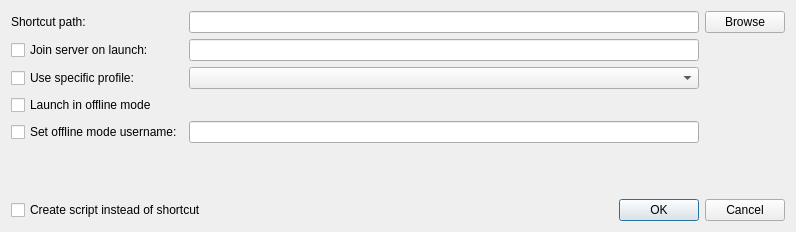
<?xml version="1.0" encoding="UTF-8"?>
<ui version="4.0">
 <class>CreateShortcutDialog</class>
 <widget class="QDialog" name="CreateShortcutDialog">
  <property name="geometry">
   <rect>
    <x>0</x>
    <y>0</y>
    <width>796</width>
    <height>232</height>
   </rect>
  </property>
  <property name="minimumSize">
   <size>
    <width>796</width>
    <height>230</height>
   </size>
  </property>
  <property name="windowTitle">
   <string>Create Shortcut</string>
  </property>
  <layout class="QVBoxLayout" name="verticalLayout_2">
   <item>
    <layout class="QGridLayout" name="gridLayout">
     <property name="sizeConstraint">
      <enum>QLayout::SetDefaultConstraint</enum>
     </property>
     <item row="3" column="0">
      <widget class="QCheckBox" name="launchOfflineCheckBox">
       <property name="text">
        <string>Launch in offline mode</string>
       </property>
      </widget>
     </item>
     <item row="0" column="0">
      <widget class="QLabel" name="shortcutPathLabel">
       <property name="text">
        <string>Shortcut path:</string>
       </property>
      </widget>
     </item>
     <item row="0" column="2">
      <widget class="QPushButton" name="shortcutPathBrowse">
       <property name="text">
        <string>Browse</string>
       </property>
      </widget>
     </item>
     <item row="0" column="1">
      <widget class="QLineEdit" name="shortcutPath"/>
     </item>
     <item row="2" column="1">
      <widget class="QComboBox" name="profileComboBox"/>
     </item>
     <item row="4" column="1">
      <widget class="QLineEdit" name="offlineUsername"/>
     </item>
     <item row="4" column="0">
      <widget class="QCheckBox" name="offlineUsernameCheckBox">
       <property name="text">
        <string>Set offline mode username:</string>
       </property>
      </widget>
     </item>
     <item row="1" column="0">
      <widget class="QCheckBox" name="joinServerCheckBox">
       <property name="text">
        <string>Join server on launch:</string>
       </property>
      </widget>
     </item>
     <item row="2" column="0">
      <widget class="QCheckBox" name="useProfileCheckBox">
       <property name="text">
        <string>Use specific profile:</string>
       </property>
      </widget>
     </item>
     <item row="1" column="1">
      <widget class="QLineEdit" name="joinServer"/>
     </item>
    </layout>
   </item>
   <item>
    <spacer name="verticalSpacer">
     <property name="orientation">
      <enum>Qt::Vertical</enum>
     </property>
     <property name="sizeHint" stdset="0">
      <size>
       <width>0</width>
       <height>0</height>
      </size>
     </property>
    </spacer>
   </item>
   <item>
    <layout class="QHBoxLayout" name="horizontalLayout">
     <property name="bottomMargin">
      <number>0</number>
     </property>
     <item>
      <widget class="QCheckBox" name="createScriptCheckBox">
       <property name="text">
        <string>Create script instead of shortcut</string>
       </property>
      </widget>
     </item>
     <item>
      <widget class="QDialogButtonBox" name="buttonBox">
       <property name="standardButtons">
        <set>QDialogButtonBox::Cancel|QDialogButtonBox::Ok</set>
       </property>
      </widget>
     </item>
    </layout>
   </item>
  </layout>
 </widget>
 <resources/>
 <connections>
  <connection>
   <sender>buttonBox</sender>
   <signal>accepted()</signal>
   <receiver>CreateShortcutDialog</receiver>
   <slot>accept()</slot>
   <hints>
    <hint type="sourcelabel">
     <x>397</x>
     <y>207</y>
    </hint>
    <hint type="destinationlabel">
     <x>397</x>
     <y>114</y>
    </hint>
   </hints>
  </connection>
  <connection>
   <sender>buttonBox</sender>
   <signal>rejected()</signal>
   <receiver>CreateShortcutDialog</receiver>
   <slot>reject()</slot>
   <hints>
    <hint type="sourcelabel">
     <x>397</x>
     <y>207</y>
    </hint>
    <hint type="destinationlabel">
     <x>397</x>
     <y>114</y>
    </hint>
   </hints>
  </connection>
  <connection>
   <sender>joinServer</sender>
   <signal>textChanged(QString)</signal>
   <receiver>CreateShortcutDialog</receiver>
   <slot>updateDialogState()</slot>
   <hints>
    <hint type="sourcelabel">
     <x>471</x>
     <y>61</y>
    </hint>
    <hint type="destinationlabel">
     <x>397</x>
     <y>114</y>
    </hint>
   </hints>
  </connection>
  <connection>
   <sender>joinServerCheckBox</sender>
   <signal>stateChanged(int)</signal>
   <receiver>CreateShortcutDialog</receiver>
   <slot>updateDialogState()</slot>
   <hints>
    <hint type="sourcelabel">
     <x>122</x>
     <y>61</y>
    </hint>
    <hint type="destinationlabel">
     <x>397</x>
     <y>114</y>
    </hint>
   </hints>
  </connection>
  <connection>
   <sender>launchOfflineCheckBox</sender>
   <signal>stateChanged(int)</signal>
   <receiver>CreateShortcutDialog</receiver>
   <slot>updateDialogState()</slot>
   <hints>
    <hint type="sourcelabel">
     <x>122</x>
     <y>130</y>
    </hint>
    <hint type="destinationlabel">
     <x>397</x>
     <y>114</y>
    </hint>
   </hints>
  </connection>
  <connection>
   <sender>offlineUsername</sender>
   <signal>textChanged(QString)</signal>
   <receiver>CreateShortcutDialog</receiver>
   <slot>updateDialogState()</slot>
   <hints>
    <hint type="sourcelabel">
     <x>471</x>
     <y>162</y>
    </hint>
    <hint type="destinationlabel">
     <x>397</x>
     <y>114</y>
    </hint>
   </hints>
  </connection>
  <connection>
   <sender>offlineUsernameCheckBox</sender>
   <signal>stateChanged(int)</signal>
   <receiver>CreateShortcutDialog</receiver>
   <slot>updateDialogState()</slot>
   <hints>
    <hint type="sourcelabel">
     <x>122</x>
     <y>162</y>
    </hint>
    <hint type="destinationlabel">
     <x>397</x>
     <y>114</y>
    </hint>
   </hints>
  </connection>
  <connection>
   <sender>profileComboBox</sender>
   <signal>currentTextChanged(QString)</signal>
   <receiver>CreateShortcutDialog</receiver>
   <slot>updateDialogState()</slot>
   <hints>
    <hint type="sourcelabel">
     <x>471</x>
     <y>98</y>
    </hint>
    <hint type="destinationlabel">
     <x>397</x>
     <y>114</y>
    </hint>
   </hints>
  </connection>
  <connection>
   <sender>shortcutPath</sender>
   <signal>textChanged(QString)</signal>
   <receiver>CreateShortcutDialog</receiver>
   <slot>updateDialogState()</slot>
   <hints>
    <hint type="sourcelabel">
     <x>471</x>
     <y>23</y>
    </hint>
    <hint type="destinationlabel">
     <x>397</x>
     <y>114</y>
    </hint>
   </hints>
  </connection>
  <connection>
   <sender>useProfileCheckBox</sender>
   <signal>stateChanged(int)</signal>
   <receiver>CreateShortcutDialog</receiver>
   <slot>updateDialogState()</slot>
   <hints>
    <hint type="sourcelabel">
     <x>122</x>
     <y>98</y>
    </hint>
    <hint type="destinationlabel">
     <x>397</x>
     <y>114</y>
    </hint>
   </hints>
  </connection>
 </connections>
</ui>
